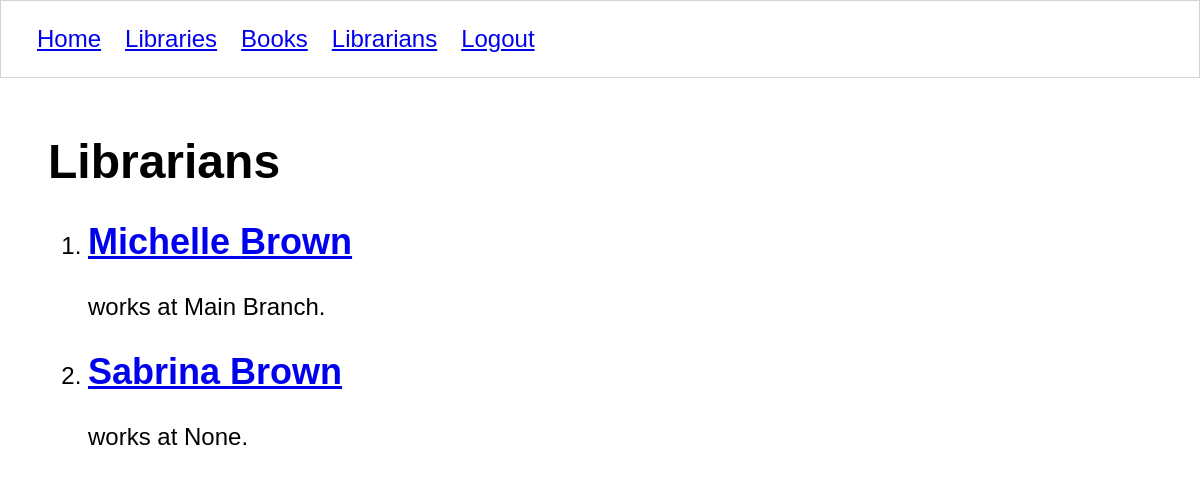
The page /librarians/ (signed in) on the database as committed earlier.
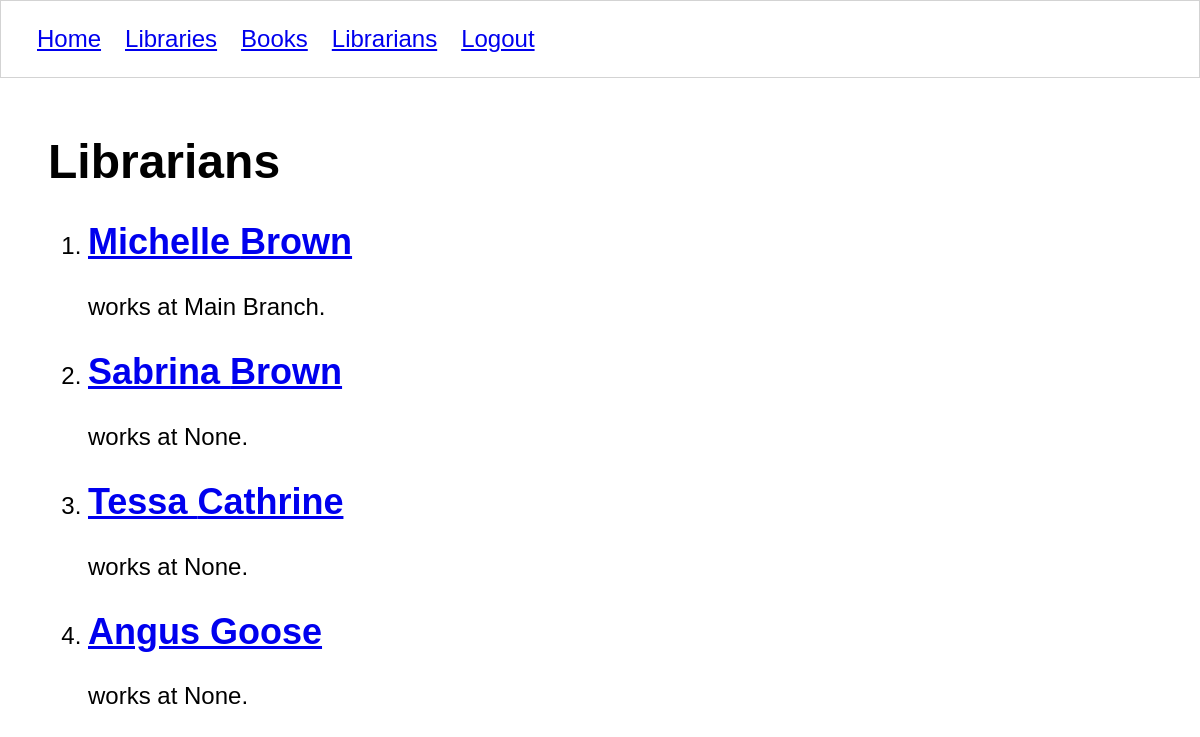
The same page on the database as committed later.
### libraryapp/models/librarian.py (models this page shows)
class Librarian(models.Model):
    user = models.OneToOneField(User, on_delete=models.CASCADE)
    location = models.ForeignKey(
        Library, related_name="librarians",
        null=True, # Makes column nullable in DB
        blank=True, # Allows blank value on objects
        on_delete=models.CASCADE)

### libraryapp/models/library.py (models this page shows, shortened)
class Library(models.Model):
    title = models.CharField(max_length=50)
    address = models.CharField(max_length=50)
    class Meta:
        verbose_name = ("library")
        verbose_name_plural = ("libraries")
    def __str__(self):
        return self.title

### libraryapp/views/librarians/list.py (the view)
# urls.py: path('librarians/', librarian_list, name='librarians'),
@login_required
def librarian_list(request):
    if request.method == 'GET':
        with sqlite3.connect(Connection.db_path) as conn:
            conn.row_factory = sqlite3.Row
            db_cursor = conn.cursor()
            db_cursor.execute("""
            select
                l.id,
                l.location_id,
                l.user_id,
                u.first_name,
                u.last_name,
                u.email
            from libraryapp_librarian l
            join auth_user u on l.user_id = u.id
            """)
            all_librarians = []
            dataset = db_cursor.fetchall()
            for row in dataset:
                lib = Librarian()
                lib.id = row["id"]
                lib.location_id = row["location_id"]
                lib.user_id = row["user_id"]
                lib.first_name = row["first_name"]
                lib.last_name = row["last_name"]
                lib.email = row["email"]
                all_librarians.append(lib)
        template = 'librarians/list.html'
        context = {
            'all_librarians': all_librarians
        }
        return render(request, template, context)

### libraryapp/templates/librarians/list.html (shortened to what this page needs)
{% extends 'shared/base.html' %}
{% load static %}
{% block content %}
    <h1>Librarians</h1>
    <ol>
    {% for librarian in all_librarians %}
        <li>
          <a href="{% url 'libraryapp:librarian' librarian.id %}"> <h2> {{ librarian.first_name }} {{ librarian.last_name }} </h2> </a> works at {{ librarian.location }}.
        </li>
    {% endfor %}
    </ol>
{% endblock %}

Rows that differ between the two databases and show on the page:
added Librarian: first_name "Tessa", last_name "Cathrine", location "None"
added Librarian: first_name "Angus", last_name "Goose", location "None"
